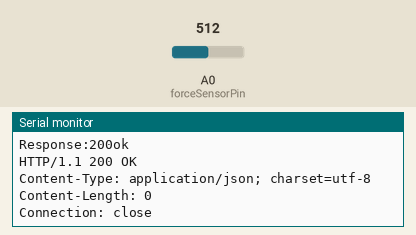
The sketch below on a simulated ESP8266 (NodeMCU). Shown: the last lines printed to the serial monitor. Inputs (shaded band) come from the test bench; at power-on: A0 (forceSensorPin) = 512. WiFi joins after 1.5 s; servers stay silent unless stated; uploads are accepted with an empty reply.

Above: at 2.7 s.
2.8 s: A0 (forceSensorPin) set to 716
At 3.94 s:
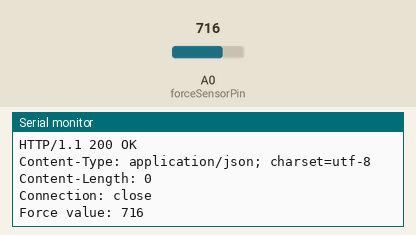
5.8 s: A0 (forceSensorPin) set to 900
At 6.21 s:
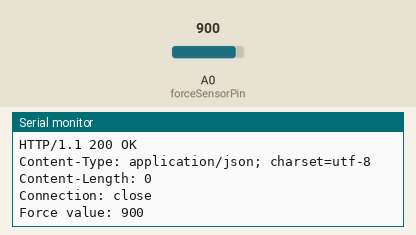
Timing chart, 0 to 8.8 s (numbered marks = the images above; inputs shaded):
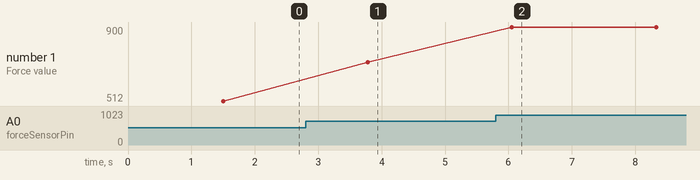

Measured:
- after the input at 2.8 s, the serial monitor: prints a new line after 0.98 s (image 1)
- after the input at 5.8 s, the serial monitor: prints a new line after 0.25 s (image 2)
- plotted number 1: 512 → 716 after the input at 2.8 s, 716 → 900 after the input at 5.8 s

The sketch:

frc.ino
```cpp
// const int pinCapteurForce = A0; // Pin analogique où est connecté le capteur de force

// void setup() {
//   Serial.begin(115200);
//   delay(1000); // Attendez une seconde avant de commencer
// }

// void loop() {
//   int valeurCapteurForce = analogRead(pinCapteurForce);
//   Serial.println(valeurCapteurForce);
//   delay(1000); // Attendez une seconde avant de lire à nouveau
// }


// #include <ESP8266WiFi.h>

// // Initialize force sensor parameters
// const int forceSensorPin = A0; // Pin analogique où est connecté le capteur de force

// // Initialize network parameters
// const char* ssid = "ALHN-E689";
// const char* password = "077813nasro";
// const char* host = "192.168.1.162"; // Replace with the IP address of your ESP gateway

// // Set up the client object
// WiFiClient client;

// // Configure deep sleep in between measurements
// const int sleepTimeSeconds = 2;

// void setup() {
//   // Connect to Wi-Fi
//   WiFi.begin(ssid, password);
//   Serial.begin(115200);

//   // Wait for connection
//   while (WiFi.status() != WL_CONNECTED) {
//     delay(500);
//     Serial.print(".");
//   }

//   Serial.println();
//   Serial.print("IP Address: ");
//   Serial.println(WiFi.localIP());

//   // Read force sensor value
//   int forceValue = analogRead(forceSensorPin);

//   // Connect to the server and send the data as URL parameter
//   if (client.connect(host, 80)) {
//     String url = "/update?force=";
//     url += String(forceValue);
//     client.print(String("GET ") + url + " HTTP/1.1\r\n" +
//                  "Host: " + host + "\r\n" +
//                  "Connection: keep-alive\r\n\r\n");
//     delay(10);

//     // Read all the lines of the response and print them to Serial
//     Serial.println("Response:200ok");
//     while (client.available()) {
//       String line = client.readStringUntil('\r');
//       Serial.print(line);
//     }
//   }

//   Serial.println("ESP8266 in sleep mode");
//   ESP.deepSleep(sleepTimeSeconds * 1e6);
// }

// void loop() {
//   // Empty loop as ESP8266 will be in deep sleep
// }

//sans sleeptime
// #include <ESP8266WiFi.h>

// // Initialize force sensor parameters
// const int forceSensorPin = A0; // Pin analogique où est connecté le capteur de force

// // Initialize network parameters
// const char* ssid = "ALHN-E689";
// const char* password = "077813nasro";
// const char* host = "192.168.1.162"; // Replace with the IP address of your ESP gateway

// // Set up the client object
// WiFiClient client;

// void setup() {
//   // Connect to Wi-Fi
//   WiFi.begin(ssid, password);
//   Serial.begin(115200);

//   // Wait for connection
//   while (WiFi.status() != WL_CONNECTED) {
//     delay(500);
//     Serial.print(".");
//   }

//   Serial.println();
//   Serial.print("IP Address: ");
//   Serial.println(WiFi.localIP());

//   // Read force sensor value
//   int forceValue = analogRead(forceSensorPin);
//   Serial.print("Force value: ");
//   Serial.println(forceValue);

//   // Connect to the server and send the data as URL parameter
//   if (client.connect(host, 80)) {
//     String url = "/update?force=";
//     url += String(forceValue);
//     client.print(String("GET ") + url + " HTTP/1.1\r\n" +
//                  "Host: " + host + "\r\n" +
//                  "Connection: keep-alive\r\n\r\n");
//     delay(10);

//     // Read all the lines of the response and print them to Serial
//     Serial.println("Response:200ok");
//     while (client.available()) {
//       String line = client.readStringUntil('\r');
//       Serial.print(line);
//     }
//   }
// }

// void loop() {
//   // Your code continues here
// }

#include <ESP8266WiFi.h>

// Initialize force sensor parameters
const int forceSensorPin = A0; // Pin analogique où est connecté le capteur de force

// Initialize network parameters
const char* ssid = "ALHN-E689";
const char* password = "077813nasro";
const char* host = "192.168.1.162"; // Replace with the IP address of your ESP gateway

// Set up the client object
WiFiClient client;

void setup() {
  // Connect to Wi-Fi
  WiFi.begin(ssid, password);
  Serial.begin(115200);

  // Wait for connection
  while (WiFi.status() != WL_CONNECTED) {
    delay(500);
    Serial.print(".");
  }

  Serial.println();
  Serial.print("IP Address: ");
  Serial.println(WiFi.localIP());
}

void loop() {
  // Read force sensor value
  int forceValue = analogRead(forceSensorPin);
  Serial.print("Force value: ");
  Serial.println(forceValue);

  // Connect to the server and send the data as URL parameter
  if (client.connect(host, 80)) {
    String url = "/update?force=";
    url += String(forceValue);
    client.print(String("GET ") + url + " HTTP/1.1\r\n" +
                 "Host: " + host + "\r\n" +
                 "Connection: keep-alive\r\n\r\n");
    delay(10);

    // Read all the lines of the response and print them to Serial
    Serial.println("Response:200ok");
    while (client.available()) {
      String line = client.readStringUntil('\r');
      Serial.print(line);
    }
    client.stop(); // Fermer la connexion après l'envoi des données
  }

  delay(1000); // Attendre 1 seconde avant la prochaine lecture
}
```
